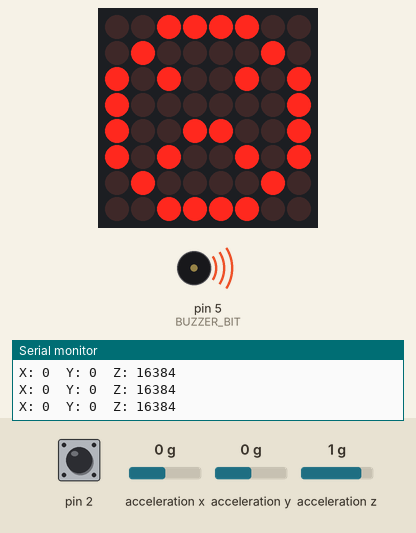
This program was run on a simulated Arduino Mega 2560, built with avr-gcc and run on an emulated ATmega2560. Parts: 8×8 LED matrix, buzzer (waves = sounding), the last lines printed to the serial monitor. Wiring (inferred from the names in the program): MPU-6050 motion sensor at I2C address 0x68; MAX7219 LED driver (orientation assumed): CS pin 53. Inputs (shaded band) come from the test bench; at power-on: acceleration x 0 g, acceleration z 1 g, pin 2 HIGH, acceleration y 0 g.

Above: at 0.8 s.
0.9 s: acceleration x set to -1.4 g
3.9 s: acceleration z set to 0 g
6.9 s: pin 2 pulled LOW for 0.15 s
At 8.0 s:
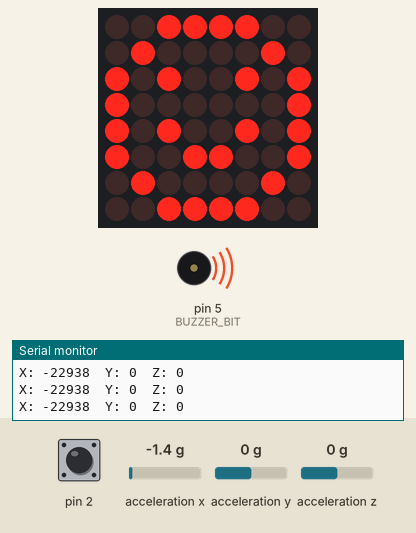
8.5 s: acceleration y set to -1.4 g
At 9.2 s:
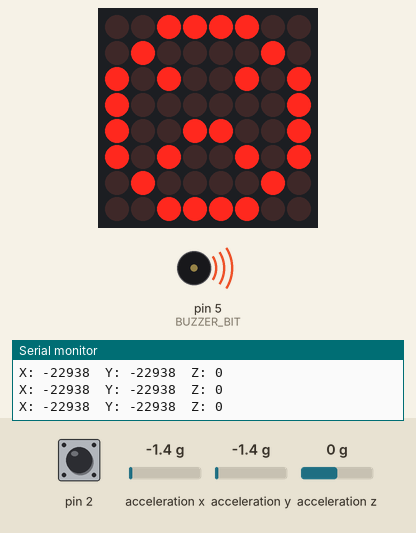
Timing chart, 0 to 12.5 s (numbered marks = the images above; inputs shaded):
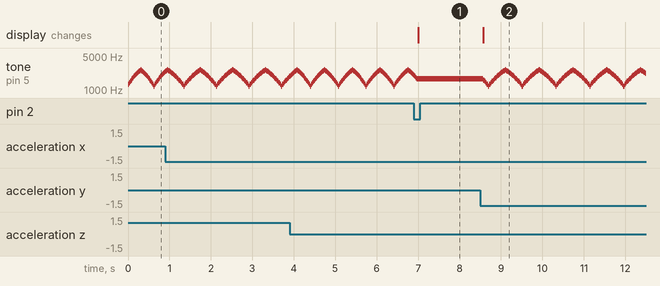

The program:

main.cpp
```cpp
// Author: Group 3, Monday 11-2
// Members: Ben Bohan, Lucius Casertano, Vasu Kedia, Micah Case
// Date: 4/13/26
// Assignment: Lab 5
//
// Description: This file contains the main state machine for Lab 5.
// The MPU6050 accelerometer is read over I2C. The 8x8 LED matrix is
// controlled over SPI. When the measured tilt exceeds the threshold,
// the display changes from a smiley face to a frowny face and the piezo
// buzzer chirps. A debounced external interrupt switch silences the alarm.
//----------------------------------------------------------------------//

#include <avr/io.h>
#include <avr/interrupt.h>
#include <Arduino.h>

#include "config.h"
#include "i2c.h"
#include "pwm.h"
#include "spi_matrix.h"
#include "switch.h"
#include "timer.h"

// Main display / alarm state machine
typedef enum {
    DISPLAY_SMILE,          // safe tilt, smiley face, buzzer off
    DISPLAY_FROWN,          // tilt exceeded, frowny face, buzzer on
    ALARM_SILENCED          // tilt exceeded, alarm silenced by button
} MainState;

// Switch debounce state machine
typedef enum {
    SWITCH_WAIT,            // waiting for interrupt flag
    SWITCH_DEBOUNCE_PRESS,  // verify button press
    SWITCH_WAIT_RELEASE,    // wait until button is released
    SWITCH_DEBOUNCE_RELEASE // verify release before returning to WAIT
} SwitchState;

// Initial states
volatile MainState mainState = DISPLAY_SMILE;
volatile SwitchState switchState = SWITCH_WAIT;

// Flags updated by ISR / main logic
volatile unsigned char switchFlag = 0;
volatile unsigned char alarmLatched = 0;

// Accelerometer data
int xAccel = 0;
int yAccel = 0;
int zAccel = 0;

// High / low bytes for accelerometer registers
unsigned char xHigh = 0;
unsigned char xLow  = 0;
unsigned char yHigh = 0;
unsigned char yLow  = 0;
unsigned char zHigh = 0;
unsigned char zLow  = 0;

int main(void) {
    init();
    Serial.begin(9600);

    initTimer1();
    initSwitchINT4();
    enableSwitchInterrupt();

    InitI2C();
    initSPI_Matrix();
    initPWM();

    sei();

    // Wake up MPU6050
    StartI2C_Trans(MPU6050_ADDR);
    Write(REG_PWR_MGMT_1);
    Write(0x00);
    StopI2C_Trans();

    setFace(FACE_SMILE);
    stopPWM();

    while (1) {
        // Read accelerometer registers
        xHigh = Read_from(MPU6050_ADDR, REG_ACCEL_XOUT_H);
        xLow  = Read_from(MPU6050_ADDR, REG_ACCEL_XOUT_L);
        yHigh = Read_from(MPU6050_ADDR, REG_ACCEL_YOUT_H);
        yLow  = Read_from(MPU6050_ADDR, REG_ACCEL_YOUT_L);
        zHigh = Read_from(MPU6050_ADDR, REG_ACCEL_ZOUT_H);
        zLow  = Read_from(MPU6050_ADDR, REG_ACCEL_ZOUT_L);

        xAccel = (int16_t)(((uint16_t)xHigh << 8) | xLow);
        yAccel = (int16_t)(((uint16_t)yHigh << 8) | yLow);
        zAccel = (int16_t)(((uint16_t)zHigh << 8) | zLow);

        Serial.print("X: ");
        Serial.print(xAccel);
        Serial.print("  Y: ");
        Serial.print(yAccel);
        Serial.print("  Z: ");
        Serial.println(zAccel);

        // Main display / alarm state machine
        switch (mainState) {
            case DISPLAY_SMILE:
                setFace(FACE_SMILE);
                stopPWM();

                // If threshold exceeded, latch alarm and go to frown
                if ((yAccel > Y_DELTA_THRESHOLD) || (yAccel < -Y_DELTA_THRESHOLD) ||
                    (zAccel > Z_DELTA_THRESHOLD) || (zAccel < -Z_DELTA_THRESHOLD)) {
                    alarmLatched = 1;
                    mainState = DISPLAY_FROWN;
                }
                break;

            case DISPLAY_FROWN:
                setFace(FACE_FROWN);
                chirpPWM();

                // Stay in alarm state until switch silences it
                if (alarmLatched == 0) {
                    mainState = ALARM_SILENCED;
                }
                break;

            case ALARM_SILENCED:
                stopPWM();

                if ((yAccel < Y_DELTA_THRESHOLD) && (yAccel > -Y_DELTA_THRESHOLD) &&
                    (zAccel < Z_DELTA_THRESHOLD) && (zAccel > -Z_DELTA_THRESHOLD)) {
                    mainState = DISPLAY_SMILE;
                }
                break;

            default:
                mainState = DISPLAY_SMILE;
                break;
        }

        // Switch debounce state machine
        switch (switchState) {
            case SWITCH_WAIT:
                if (switchFlag) {
                    switchFlag = 0;
                    switchState = SWITCH_DEBOUNCE_PRESS;
                }
                break;

            case SWITCH_DEBOUNCE_PRESS:
                delayMs(DEBOUNCE_MS);

                if (switchPressed()) {
                    alarmLatched = 0;
                    stopPWM();
                    disableSwitchInterrupt();
                    switchState = SWITCH_WAIT_RELEASE;
                }
                else {
                    switchState = SWITCH_WAIT;
                }
                break;

            case SWITCH_WAIT_RELEASE:
                // Wait for release
                if (!switchPressed()) {
                    switchState = SWITCH_DEBOUNCE_RELEASE;
                }
                break;

            case SWITCH_DEBOUNCE_RELEASE:
                delayMs(DEBOUNCE_MS);

                if (!switchPressed()) {
                    clearSwitchInterruptFlag();
                    enableSwitchInterrupt();
                    switchState = SWITCH_WAIT;
                }
                else {
                    switchState = SWITCH_WAIT_RELEASE;
                }
                break;

            default:
                switchState = SWITCH_WAIT;
                break;
        }
    }
    return 0;
}

// ISR() -- External interrupt for the push button on INT4.
ISR(INT4_vect) {
    switchFlag = 1;
}
```

i2c.cpp
```cpp
// Author: Group 3, Monday 11-2
// Members: Ben Bohan, Lucius Casertano, Vasu Kedia, Micah Case
// Date: 4/13/26
// Assignment: Lab 5
//----------------------------------------------------------------------//

#include "i2c.h"

void InitI2C(void) {
    // Prescaler = 1, TWPS1 = 0, TWPS0 = 0
    TWSR &= ~((1 << TWPS1) | (1 << TWPS0));

    // Bit rate standard
    TWBR = 72;

    // TWI enable
    TWCR = (1 << TWEN);
}

void StartI2C_Trans(unsigned char SLA) {
    // start condition + enable TWI
    TWCR = (1 << TWINT) | (1 << TWSTA) | (1 << TWEN);

    // wait for start to finish
    while ((TWCR & (1 << TWINT)) == 0) {
    }

    // load SLA + write bit (0)
    TWDR = (SLA << 1) | 0;

    // address transmission
    TWCR = (1 << TWINT) | (1 << TWEN);

    // wait for address transmission
    while ((TWCR & (1 << TWINT)) == 0) {
    }
}

void StopI2C_Trans(void) {
    // Send stop condition
    TWCR = (1 << TWINT) | (1 << TWEN) | (1 << TWSTO);
}

void Write(unsigned char data) {
    // load data
    TWDR = data;

    // start transmission
    TWCR = (1 << TWINT) | (1 << TWEN);

    // wait for transmission to finish
    while ((TWCR & (1 << TWINT)) == 0) {
    }
}

unsigned char Read_data(void) {
    // recieve data + send NACK (since we only want to read one byte)
    TWCR = (1 << TWINT) | (1 << TWEN);

    // wait for recieve to finish
    while ((TWCR & (1 << TWINT)) == 0) {
    }

    return TWDR;
}

unsigned char Read_from(unsigned char SLA, unsigned char MEMADDRESS) {
    unsigned char data;

    // write memory address to slave
    StartI2C_Trans(SLA);
    Write(MEMADDRESS);

    // repeated start + SLA + read bit
    TWCR = (1 << TWINT) | (1 << TWSTA) | (1 << TWEN);

    // wait for repeated start to finish
    while ((TWCR & (1 << TWINT)) == 0) {
    }

    // load SLA + read bit (1)
    TWDR = (SLA << 1) | 1;

    // trigger address transmission
    TWCR = (1 << TWINT) | (1 << TWEN);

    // wait for address transmission to finish
    while ((TWCR & (1 << TWINT)) == 0) {
    }

    // read data from slave
    data = Read_data();

    // end transmission
    StopI2C_Trans();

    return data;
}
```

i2c.h
```cpp
#ifndef I2C_H
#define I2C_H

#include <avr/io.h>
#include <stdint.h>

/*
 * MPU-6050 address and register definitions
 * AD0 tied low -> 7-bit slave address = 0x68
 */
#define MPU_ADDR      0x68

#define ACCEL_XOUT_H  0x3B
#define ACCEL_XOUT_L  0x3C
#define ACCEL_YOUT_H  0x3D
#define ACCEL_YOUT_L  0x3E
#define ACCEL_ZOUT_H  0x3F
#define ACCEL_ZOUT_L  0x40

#define PWR_MGMT_1    0x6B
#define WHO_AM_I      0x75

void InitI2C(void);
void StartI2C_Trans(unsigned char SLA);
void StopI2C_Trans(void);
void Write(unsigned char data);
unsigned char Read_from(unsigned char SLA, unsigned char MEMADDRESS);
unsigned char Read_data(void);

#endif
```

pwm.cpp
```cpp
// Author: Group 3, Monday 11-2
// Members: Ben Bohan, Lucius Casertano, Vasu Kedia, Micah Case
// Date: 4/13/26
// Assignment: Lab 5
//----------------------------------------------------------------------//

#include "pwm.h"

#ifndef F_CPU
#define F_CPU 16000000UL
#endif

// OC3A on Mega 2560 = PE3 = digital pin 5
#define BUZZER_DDR   DDRE
#define BUZZER_PORT  PORTE
#define BUZZER_BIT   PE3

// Frequency sweep range for chirp
#define CHIRP_MIN_FREQ  1200
#define CHIRP_MAX_FREQ  2600
#define CHIRP_STEP      100

void initPWM(void) {
    // Set buzzer pin as output
    BUZZER_DDR |= (1 << BUZZER_BIT);
    BUZZER_PORT &= ~(1 << BUZZER_BIT);

    // Clear Timer3 control registers
    TCCR3A = 0;
    TCCR3B = 0;
    TCNT3 = 0;

    // Fast PWM mode 14:
    // WGM33:WGM30 = 1110
    // TOP = ICR3
    TCCR3A |= (1 << WGM31);
    TCCR3B |= (1 << WGM32) | (1 << WGM33);

    // Don't start timer or connect OC3A yet
    setPWMFrequency(CHIRP_MIN_FREQ);
}

void setPWMFrequency(uint16_t frequency) {
    uint32_t top;

    // Keep frequency in a reasonable range
    if (frequency < 100) {
        frequency = 100;
    }
    if (frequency > 10000) {
        frequency = 10000;
    }

    // Prescaler = 8
    // Fast PWM frequency:
    // f = F_CPU / (N * (1 + TOP))
    top = (F_CPU / (8UL * (uint32_t)frequency)) - 1;

    if (top > 65535UL) {
        top = 65535UL;
    }

    ICR3 = (uint16_t)top;

    // 50% duty cycle
    OCR3A = ICR3 / 2;
}

void startPWM(void) {
    // Non-inverting mode on OC3A
    TCCR3A |= (1 << COM3A1);
    TCCR3A &= ~(1 << COM3A0);

    // Start Timer3 with prescaler = 8
    TCCR3B &= ~((1 << CS32) | (1 << CS31) | (1 << CS30));
    TCCR3B |= (1 << CS31);
}

void stopPWM(void) {
    // Disconnect OC3A from timer
    TCCR3A &= ~((1 << COM3A1) | (1 << COM3A0));

    // Stop timer clock
    TCCR3B &= ~((1 << CS32) | (1 << CS31) | (1 << CS30));

    // Drive pin low
    BUZZER_PORT &= ~(1 << BUZZER_BIT);
}

void chirpPWM(void) {
    static uint16_t frequency = CHIRP_MIN_FREQ;
    static int direction = 1;

    setPWMFrequency(frequency);
    startPWM();

    // If we're increasing frequency, add step. If we hit max, reverse direction.
    if (direction > 0) {
        frequency += CHIRP_STEP;
        if (frequency >= CHIRP_MAX_FREQ) {
            frequency = CHIRP_MAX_FREQ;
            direction = -1;
        }
    } else {
        frequency -= CHIRP_STEP;
        if (frequency <= CHIRP_MIN_FREQ) {
            frequency = CHIRP_MIN_FREQ;
            direction = 1;
        }
    }
}
```

pwm.h
```cpp
#ifndef PWM_H
#define PWM_H

#include <avr/io.h>
#include <stdint.h>

void initPWM(void);
void startPWM(void);
void stopPWM(void);
void setPWMFrequency(uint16_t frequency);
void chirpPWM(void);

#endif
```

spi_matrix.cpp
```cpp
// Author: Group 3, Monday 11-2
// Members: Ben Bohan, Lucius Casertano, Vasu Kedia, Micah Case
// Date: 4/13/26
// Assignment: Lab 5
//----------------------------------------------------------------------//

#include "spi_matrix.h"
#include "config.h"
#include <avr/io.h>

// Simple 8x8 bitmaps for faces
static const uint8_t SMILE_FACE[8] = {
    0b00111100,
    0b01000010,
    0b10100101,
    0b10000001,
    0b10100101,
    0b10011001,
    0b01000010,
    0b00111100
};

static const uint8_t FROWN_FACE[8] = {
    0b00111100,
    0b01000010,
    0b10100101,
    0b10000001,
    0b10011001,
    0b10100101,
    0b01000010,
    0b00111100
};

static inline void csLow() {
    PORTB &= ~(1 << PB0); // D53 low
}

static inline void csHigh() {
    PORTB |= (1 << PB0); // D53 high
}

static uint8_t spiTransfer(uint8_t data) {
    SPDR = data;
    while (!(SPSR & (1 << SPIF))) {
    }
    return SPDR;
}

static void maxWrite(uint8_t reg, uint8_t data) {
    csLow();
    spiTransfer(reg);
    spiTransfer(data);
    csHigh();
}

static void drawPattern(const uint8_t pattern[8]) {
    for (uint8_t row = 0; row < 8; row++) {
        maxWrite(row + 1, pattern[row]);
    }
}

void initSPI_Matrix() {
    // Mega hardware SPI pins:
    // D53 = PB0 = SS/CS
    // D52 = PB1 = SCK
    // D51 = PB2 = MOSI
    DDRB |= (1 << PB0) | (1 << PB1) | (1 << PB2);

    csHigh();

    // SPI master, enable, Fosc/16, mode 0
    SPCR = (1 << SPE) | (1 << MSTR) | (1 << SPR0);
    SPSR = 0;

    // MAX7219 setup
    maxWrite(0x0F, 0x00); // display test off
    maxWrite(0x09, 0x00); // no decode mode
    maxWrite(0x0A, 0x03); // low-medium intensity
    maxWrite(0x0B, 0x07); // scan limit = all 8 rows
    maxWrite(0x0C, 0x01); // normal operation (exit shutdown)

    clearMatrix();
}

void clearMatrix() {
    for (uint8_t row = 1; row <= 8; row++) {
        maxWrite(row, 0x00);
    }
}

void setFace(FaceState face) {
    if (face == FACE_FROWN) {
        drawPattern(FROWN_FACE);
    } else {
        drawPattern(SMILE_FACE);
    }
}
```

spi_matrix.h
```cpp
#ifndef SPI_MATRIX_H
#define SPI_MATRIX_H

#include <Arduino.h>

enum FaceState {
    FACE_SMILE = 0,
    FACE_FROWN = 1
};

void initSPI_Matrix();
void clearMatrix();
void setFace(FaceState face);

#endif
```

switch.cpp
```cpp
// Author: Group 3, Monday 11-2
// Members: Ben Bohan, Lucius Casertano, Vasu Kedia, Micah Case
// Date: 4/13/26
// Assignment: Lab 5
// Description: This file implements the initialization of an external
// switch.
//----------------------------------------------------------------------//

#include "switch.h"
#include <avr/io.h>

/* initSwitchPD0() -- switch initialization
*  1. Initializes pull-up resistor on PD0
*  2. Sets it into input mode
*  3. Enables external interrupt INT0 configured to logic changes
*/
void initSwitchINT4() {
    DDRE  &= ~(1 << DDE4);     // PE4 input
    PORTE |=  (1 << PORTE4);   // enable pull-up

    // INT4 on any logical change
    EICRB |=  (1 << ISC40);
    EICRB &= ~(1 << ISC41);
}

void enableSwitchInterrupt(){
    EIMSK |= (1 << INT4);      // enable INT0
}

void disableSwitchInterrupt(){
    EIMSK &= ~(1 << INT4);     // disable INT0
}

unsigned char switchPressed() {
    // active low because of pull-up
    return ((PINE & (1 << PINE4)) == 0);
}

void clearSwitchInterruptFlag() {
    EIFR |= (1 << INTF4);
}
```

switch.h
```cpp
// Author: Group 3, Monday 11-2
// Members: Ben Bohan, Lucius Casertano, Vasu Kedia, Micah Case
// Date: 4/13/26
// Assignment: Lab 5
// Description: This file contains function prototypes to be implemented in
// switch.cpp and to be included in main.cpp.
//----------------------------------------------------------------------//

#ifndef SWITCH_H
#define SWITCH_H

void initSwitchINT4();
void enableSwitchInterrupt();
void disableSwitchInterrupt();
unsigned char switchPressed();
void clearSwitchInterruptFlag();

#endif
```

timer.cpp
```cpp
// Author: Group 3, Monday 11-2
// Members: Ben Bohan, Lucius Casertano, Vasu Kedia, Micah Case
// Date: 4/13/26
// Assignment: Lab 5
//----------------------------------------------------------------------//

#include "timer.h"

// initTimer1() -- Initialize Timer1 in CTC mode for 1 millisecond timing
void initTimer1(){
    // CTC Mode (0100)
    TCCR1A &= ~(1 << WGM10);    // WGM10 = 0
    TCCR1A &= ~(1 << WGM11);    // WGM11 = 0
    TCCR1B |=  (1 << WGM12);    // WGM12 = 1
    TCCR1B &= ~(1 << WGM13);    // WGM13 = 0

    // Prescaling 64 (011)
    TCCR1B |=  (1 << CS10);     // CS10 = 1
    TCCR1B |=  (1 << CS11);     // CS11 = 1
    TCCR1B &= ~(1 << CS12);     // CS12 = 0

    // Calculations:
    // (16 MHz / 64) = 250 kHz
    // 1 ms = 250 ticks
    // OCR1A = 250 - 1 = 249
    OCR1A = 249;
}

// delayMs(delay) -- Delays the program by unsigned int delay. (1ms)
void delayMs(unsigned int delay){
    unsigned int delayCnt = 0;

    TCNT1 = 0;             // Reset Timer1 counter to 0
    TIFR1 |= (1 << OCF1A); // Clear compare flag

    while (delayCnt < delay) {
        // If flagged, 1 ms has elapsed
        if (TIFR1 & (1 << OCF1A)) {
            delayCnt++;            // +1 ms
            TIFR1 |= (1 << OCF1A); // Clear Timer1 compare flag
        }
    }
}
```

timer.h
```cpp
// Author: Group 3, Monday 11-2
// Members: Ben Bohan, Lucius Casertano, Vasu Kedia, Micah Case
// Date: 4/13/26
// Assignment: Lab 5
// Description: This file contains function prototypes to be implemented in
// timer.cpp and to be included in main.cpp.
//----------------------------------------------------------------------//

#ifndef TIMER_H
#define TIMER_H

#include <avr/io.h>

// Timer1: millisecond timer for switch debounce and general delays
void initTimer1();
void delayMs(unsigned int delay);

#endif
```

config.h
```cpp
#ifndef CONFIG_H
#define CONFIG_H

#include <Arduino.h>

// -------------------------------
// Arduino Mega 2560 pin choices
// -------------------------------
// MPU6050 / GY-521 (I2C)
//   SDA -> pin 20
//   SCL -> pin 21
//   AD0 -> GND  => 7-bit address 0x68
//   VCC -> 5V, GND -> GND

// MAX7219 matrix (hardware SPI on Mega)
//   DIN -> pin 51 (MOSI)
//   CLK -> pin 52 (SCK)
//   CS  -> pin 53 (SS, chosen as chip select)
//   VCC -> 5V, GND -> GND

// Pushbutton
//   one side -> pin 22
//   other side -> GND
//   uses INPUT_PULLUP
constexpr uint8_t BUTTON_PIN = 22;

// Passive buzzer
//   + -> pin 5 (OC3A)
//   - -> GND
constexpr uint8_t BUZZER_PIN = 5;

// MAX7219 chip select on hardware SS pin
constexpr uint8_t MATRIX_CS_PIN = 53;

// MPU6050 address (AD0 low)
constexpr uint8_t MPU6050_ADDR = 0x68;

// MPU6050 register addresses
constexpr uint8_t REG_ACCEL_XOUT_H = 0x3B;
constexpr uint8_t REG_ACCEL_YOUT_H = 0x3D;
constexpr uint8_t REG_ACCEL_ZOUT_H = 0x3F;
constexpr uint8_t REG_ACCEL_XOUT_L = 0x3C;
constexpr uint8_t REG_ACCEL_YOUT_L = 0x3E;
constexpr uint8_t REG_ACCEL_ZOUT_L = 0x40;
constexpr uint8_t REG_ACCEL_CONFIG = 0x1C;
constexpr uint8_t REG_PWR_MGMT_1   = 0x6B;
constexpr uint8_t REG_WHO_AM_I     = 0x75;

// Debounce time
constexpr uint16_t DEBOUNCE_MS = 20;

// Initial threshold guesses in raw accelerometer counts.
// Replace these with values found experimentally in your lab.
constexpr int16_t Y_DELTA_THRESHOLD = 6000;
constexpr int16_t Z_DELTA_THRESHOLD = 6000;

#endif
```

Measured:
- after the input at 6.9 s, tone on pin 5 (BUZZER_BIT): goes on until 7.0 s, then stays 1701 Hz; the display: changes after 0.11 s (image 1)
- after the input at 8.5 s, tone on pin 5 (BUZZER_BIT): plays 1600 Hz for 0.03 s, 1500 Hz for 0.03 s, 1401 Hz for 0.03 s, 1300 Hz for 0.03 s, 1200 Hz for 0.03 s, 1300 Hz for 0.03 s … (135 notes in this stretch), starting after 0.08 s; the display: changes after 0.08 s (image 2)
- by itself, tone on pin 5 (BUZZER_BIT): plays 2000 Hz for 0.02 s, 2101 Hz for 0.02 s, 2200 Hz for 0.02 s, 2301 Hz for 0.02 s, 2401 Hz for 0.02 s, 2500 Hz for 0.02 s … (125 notes in this stretch)
